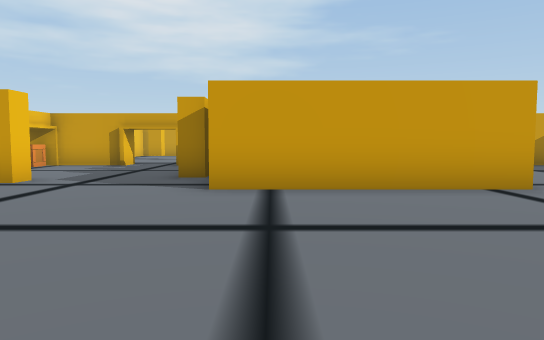
[1] (above)

16 first-person views from a walk through a Unity game level. The camera is 1.3 m above the floor, tilts 4° down and sees 70° across. The floor is counted in squares, 2 m on a side. Each view is taken from the middle of a square. On the plan, view 1 faces up. The plan holds only what a view shows up to about 11 squares ahead; the rest is blank. The place goes on beyond the plan. Some animated figures are not drawn. Door leaves are left out, so doorways stand open.

[2]
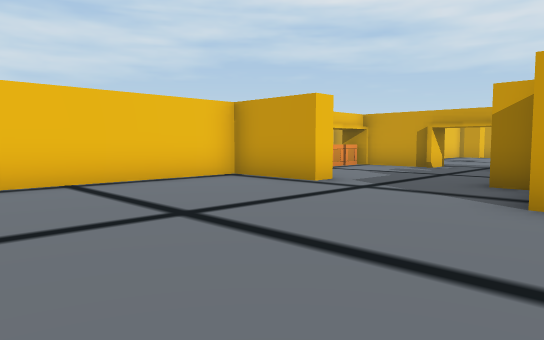

[3]
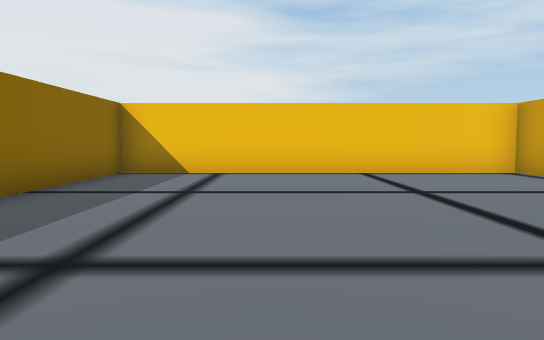

[4]
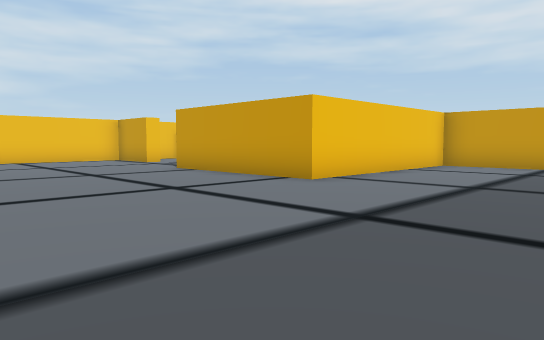

[5]
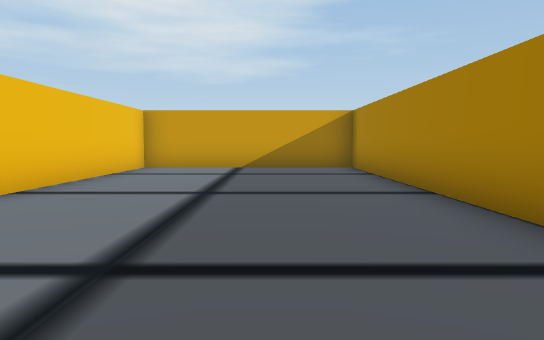

[6]
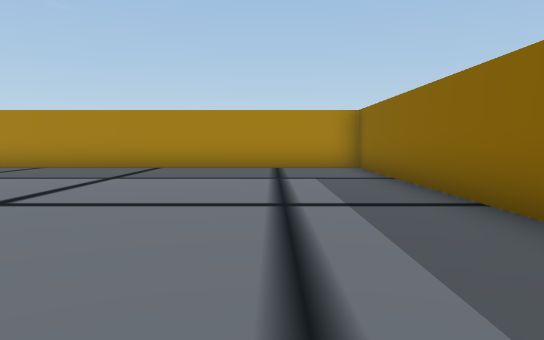

[7]
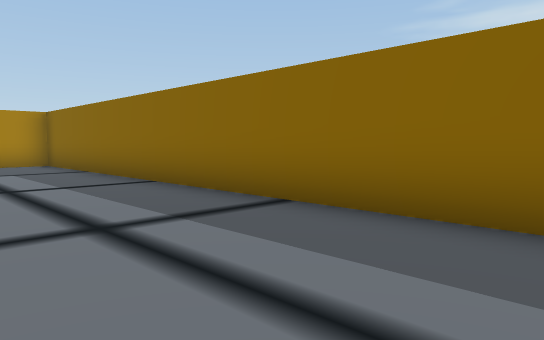

[8]
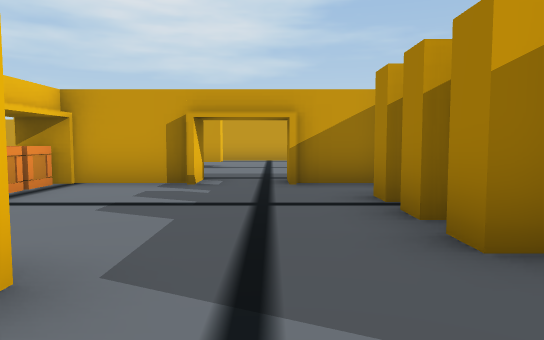

[9]
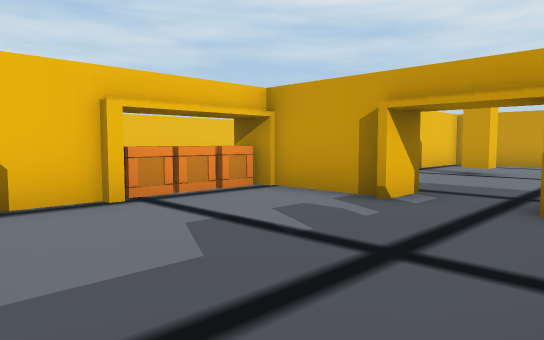

[10]
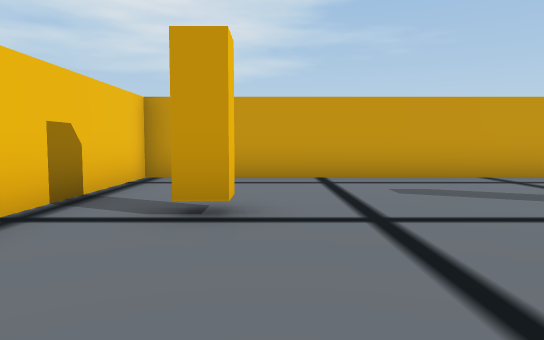

[11]
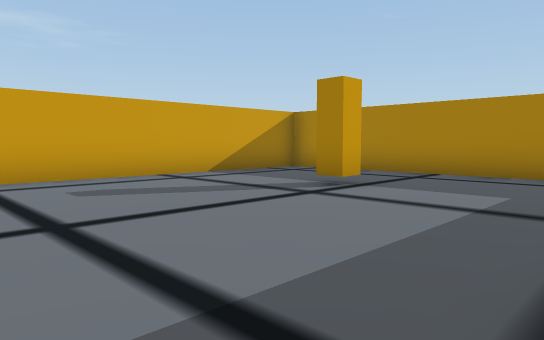

[12]
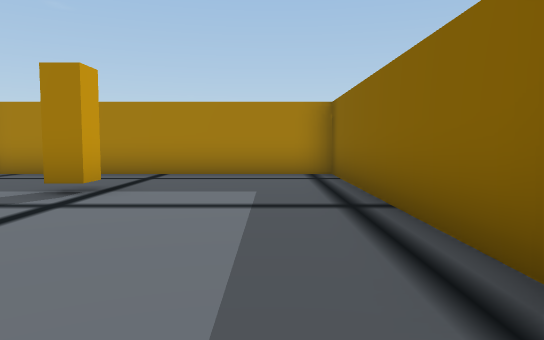

[13]
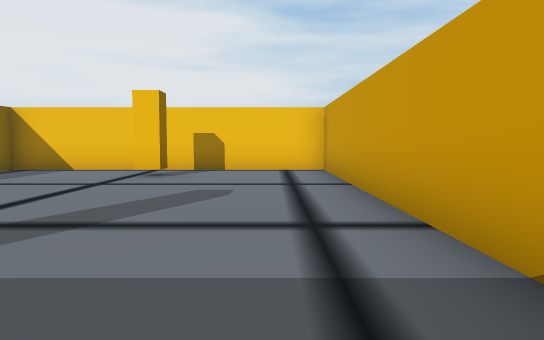

[14]
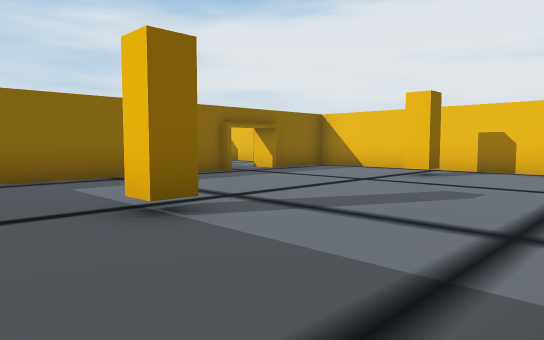

[15]
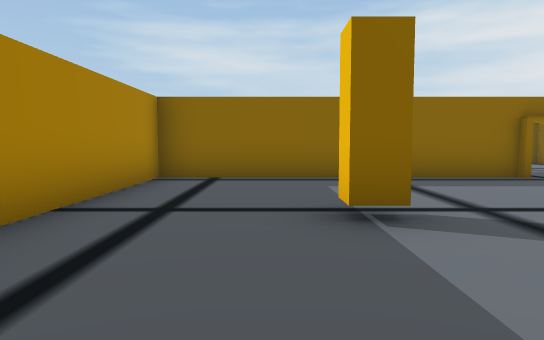

[16]
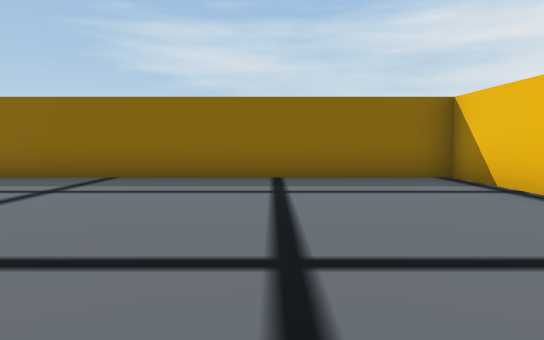

### Floor plan
Points are (right, up) in squares from view 1. A wall is a line through its corners. A room is listed if a view was taken in it or the views show most of it. See-through windows are left out.
Room 1 (views 1, 2, 3, 4, 5, 6, 7, 8, 9, 16)
walls: (-4.2, 6.8) (-4.2, 6.3) (-6.4, 6.3) (-6.4, -2.3) (9.1, -2.3) (9.1, 11.3) (3.6, 11.3) (3.6, 5.4) (-0.9, 5.4); (-1.2, 11.3) (-2.6, 11.3); (-6.4, 8.5) (-6.4, 7.8); (-4.2, 11.3) (-6.5, 11.3)
ways out: open door at (-3.5, 11) to room 2
objects: crate (-7, 9); crate (-7, 10); crate (-7, 11); other object (-1, 7) to (-1, 8); other object (-1, 9); other object (-1, 10)
Room 2 (views 10, 11, 12, 13, 14, 15)
walls: (-4.2, 12) (-4.2, 11); (-2.7, 11) (-2.7, 11.7) (4.1, 11.7) (4.1, 19.3) (-6.4, 19.3) (-6.4, 11.7) (-4.5, 11.7)
ways out: open door at (-3.5, 11) to room 1
objects: other object (-5, 16); other object (1, 16)

Positions as (right, up) in squares from view 1, and headings:
1: (0, 0), facing up
2: (0, 1), facing up-left
3: (2, 1), facing left
4: (8, 0), facing up-left
5: (7, 1), facing up
6: (-1, 0), facing right
7: (-3, 1), facing down-right
8: (-3, 5), facing up
9: (-2, 7), facing up-left
10: (-4, 12), facing up
11: (-4, 12), facing up-right
12: (-4, 13), facing right
13: (3, 18), facing left
14: (3, 19), facing down-left
15: (2, 19), facing down
16: (-3, 5), facing down
